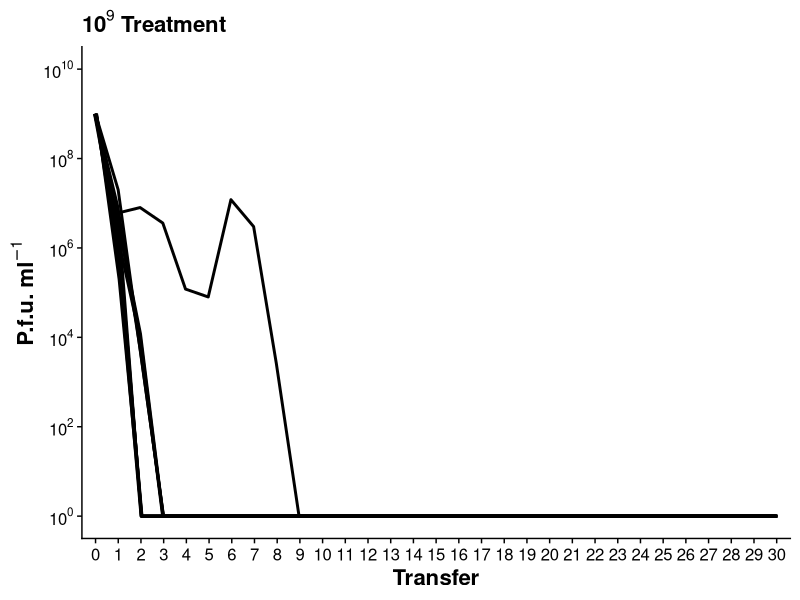
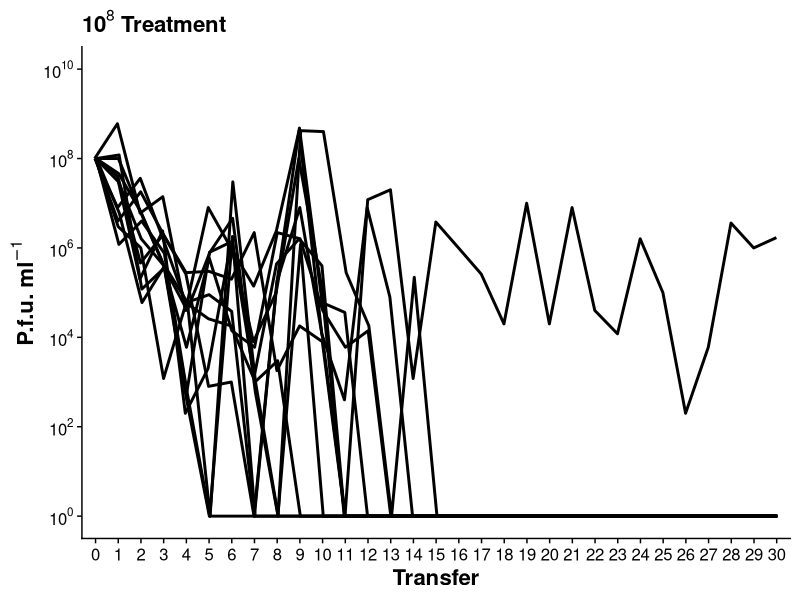
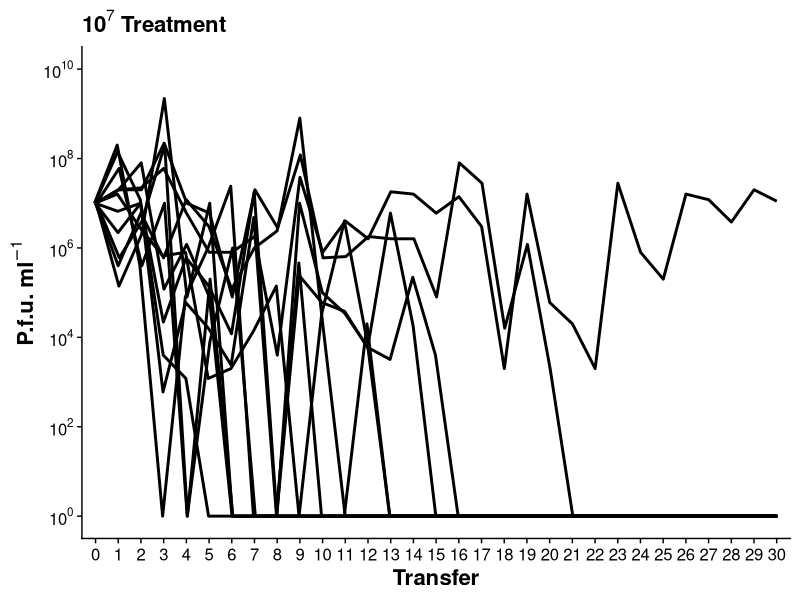
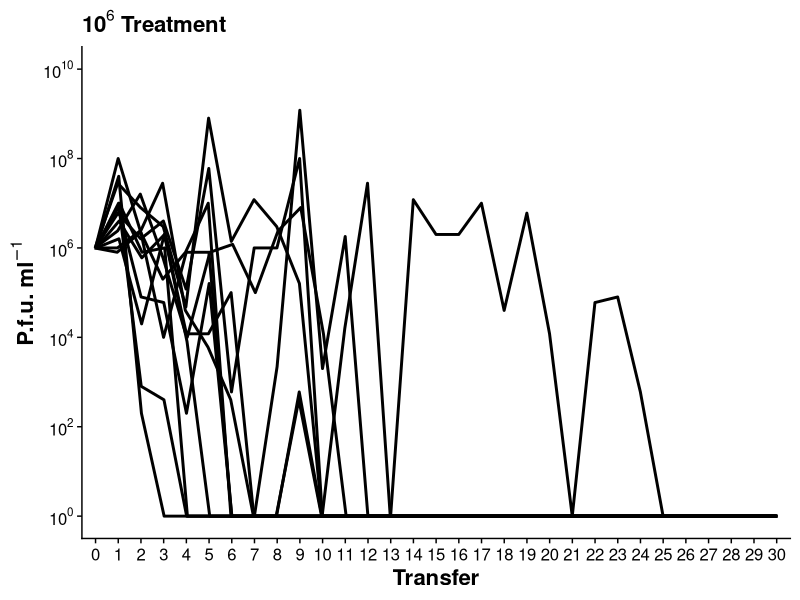

Here is the R script that generated these plots, in order: (Note: this script raises an error after producing the figures.)
#### Paper Figure Generation #####
## Morley et al
## Created 22/5/18 by Jack Common

rm(list=ls())

#### Dependencies ####
library(ggplot2)
library(magrittr)
library(plyr)
library(dplyr)
library(cowplot)
library(scales)

pd <- position_dodge(0.1)

### Figure 1 - Host & phage population dynamics ####
# Phage data ####
raw_titres <- read.csv("./phage_survival/original_data/phage_titre_Jack.csv")
str(data)
raw_titres$Replicate %<>% as.factor()
raw_titres$Timepoint %<>% as.factor()
raw_titres$Treatment %<>% as.factor()

# 10^9 plot ####
nine_plot <- ggplot(aes(y=pfu, x=Timepoint, group=Replicate), 
                    data=subset(raw_titres, Treatment == '9'))+
  
  #geom_point(stat='identity', position=pd)+
  geom_path(stat='identity', position=pd, size=1)+
  
  labs(x='Transfer', y=expression(bold("P.f.u. ml"*{}^{-1}*"")))+
  ggtitle(expression(bold("10"*{}^{9}*" Treatment")))+
  
  theme_cowplot()+
  theme(plot.title = element_text(face="bold", hjust=0, size = 16))+
  theme(axis.title = element_text(face="bold", size=16))+
  
  scale_y_continuous(trans = 'log10',
                     breaks = trans_breaks('log10', function(x) 10^x),
                     labels = trans_format('log10', math_format(10^.x)))+
  coord_cartesian(ylim=c(1,1e+10))+
  
  theme(axis.text = element_text(size=12))
nine_plot

# 10^8 plot ####
eight_plot <- ggplot(aes(y=pfu, x=Timepoint, group=Replicate), 
                     data=subset(raw_titres, Treatment == '8'))+
  
  #geom_point(stat='identity', position=pd)+
  geom_path(stat='identity', position=pd, size=1)+
  
  labs(x='Transfer', y=expression(bold("P.f.u. ml"*{}^{-1}*"")))+
  ggtitle(expression(bold("10"*{}^{8}*" Treatment")))+
  
  theme_cowplot()+
  theme(plot.title = element_text(face="bold", hjust=0, size = 16))+
  theme(axis.title = element_text(face="bold", size=16))+
  scale_y_continuous(trans = 'log10',
                     breaks = trans_breaks('log10', function(x) 10^x),
                     labels = trans_format('log10', math_format(10^.x)))+
  coord_cartesian(ylim=c(1,1e+10))+
  
  theme(axis.text = element_text(size=12))
eight_plot

# 10^7 plot ####
seven_plot <- ggplot(aes(y=pfu, x=Timepoint, group=Replicate), 
                     data=subset(raw_titres, Treatment == '7'))+
  
  #geom_point(stat='identity', position=pd)+
  geom_path(stat='identity', position=pd, size=1)+
  
  labs(x='Transfer', y=expression(bold("P.f.u. ml"*{}^{-1}*"")))+
  ggtitle(expression(bold("10"*{}^{7}*" Treatment")))+
  
  theme_cowplot()+
  theme(plot.title = element_text(face="bold", hjust=0, size = 16))+
  theme(axis.title = element_text(face="bold", size=16))+
  
  scale_y_continuous(trans = 'log10',
                     breaks = trans_breaks('log10', function(x) 10^x),
                     labels = trans_format('log10', math_format(10^.x)))+
  coord_cartesian(ylim=c(1,1e+10))+
  
  theme(axis.text = element_text(size=12))
seven_plot

# 10^6 plot ####
six_plot <- ggplot(aes(y=pfu, x=Timepoint, group=Replicate), 
                   data=subset(raw_titres, Treatment == '6'))+
  
  #geom_point(stat='identity', position=pd)+
  geom_path(stat='identity', position=pd, size=1)+
  
  labs(x='Transfer', y=expression(bold("P.f.u. ml"*{}^{-1}*"")))+
  ggtitle(expression(bold("10"*{}^{6}*" Treatment")))+
  
  theme_cowplot()+
  theme(plot.title = element_text(face="bold", hjust=0, size = 16))+
  theme(axis.title = element_text(face="bold", size=16))+
  
  scale_y_continuous(trans = 'log10',
                     breaks = trans_breaks('log10', function(x) 10^x),
                     labels = trans_format('log10', math_format(10^.x)))+
  coord_cartesian(ylim=c(1,1e+10))+
  
  theme(axis.text = element_text(size=12))
six_plot

# Arrange phage plots ####
all_titres <- plot_grid(nine_plot+labs(x="", y="")+
                          theme(axis.title = element_text(size=21),
                                axis.text = element_text(size=16),
                                plot.title = element_text(size=28)),
                        eight_plot+labs(x="", y="")+
                          theme(axis.title = element_text(size=21),
                                axis.text = element_text(size=16),
                                plot.title = element_text(size=28)),
                        seven_plot+xlab("Transfer")+
                          theme(axis.title.x = element_text(size=25, hjust = 1.15, margin = margin(t=20)),
                                axis.title = element_text(size=21),
                                axis.title.y = element_text(margin=margin(r=20), hjust=1.5),
                                axis.text = element_text(size=16),
                                plot.title = element_text(size=28)),
                        six_plot+labs(x="", y="")+
                          theme(axis.title = element_text(size=21),
                                axis.text = element_text(size=16),
                                plot.title = element_text(size=28)),
                        nrow=2, ncol=2, align = "hv", labels = c("i.", "ii.", "iii.", "iv."), 
                        label_size = 28, label_colour = "red", label_x = .05)
# Host data ####
# Arrange and save Figure 1 ####
Fig1 <- plot_grid(all_titres, #all_cfu,
                  labels=c("A", "B"), label_size = 30,
                  nrow=2)

ggsave("Fig1.png", Fig1, path="./figs/paper/",
       dpi=300, device="png",
       width=54, height=75, units = c("cm"))

### Figure 2 - Evolution of resistance/infectivity ####
infect_resist_evo <- read.csv("./infectivity/summary_data/infect_resist_means.csv")

infect_plot <- ggplot(aes(y=Mean.Infect, x=Timepoint, group=Group), data=infect_resist_evo)+
  geom_point(position = position_dodge(.5),
             size=3)+
  geom_errorbar(aes(ymin=Infect.Lower, ymax=Infect.Upper), 
                position = position_dodge(.5),
                width=0, size=1)+
  #geom_path(stat="identity", size=.8, linetype=2)+
  theme_cowplot()+
  labs(x="Timepoint", y="Infectivity")+
  theme(axis.title = element_text(face="bold", size=16))+
  theme(axis.text = element_text(size=14))+
  theme(axis.title.x = element_text(hjust=1.4))+
  theme(legend.title = element_text(face='bold', size=14))+
  theme(legend.title.align = 0.5)+
  theme(legend.position = 'right')+
  theme(legend.key.width = unit(2, 'cm'))+
  theme(legend.key.height = unit(1, 'cm'))+
  theme(legend.text = element_text(size=14))+
  
  scale_y_continuous(breaks=c(seq(0, 1, 0.1)))+
  scale_x_discrete(breaks=c("t1", "t4", "t9"),
                   labels=c("1", "4", "9"))

resist_plot <- ggplot(aes(y=Mean.Resist, x=Timepoint, group=Group), data=infect_resist_evo)+
  geom_point(position = position_dodge(.5),
             size=3)+
  geom_errorbar(aes(ymin=Resist.Lower, ymax=Resist.Upper), 
                position = position_dodge(.5),
                width=0, size=1)+
  #geom_path(stat="identity", size=.8, linetype=2)+
  theme_cowplot()+
  labs(x="", y="Resistance")+
  theme(axis.title = element_text(face="bold", size=16))+
  theme(axis.text = element_text(size=14))+
  theme(legend.title = element_text(face='bold', size=14))+
  theme(legend.title.align = 0.5)+
  theme(legend.position = 'right')+
  theme(legend.key.width = unit(2, 'cm'))+
  theme(legend.key.height = unit(1, 'cm'))+
  theme(legend.text = element_text(size=14))+
  
  scale_y_continuous(breaks=c(seq(0, 1, 0.1)))+
  scale_x_discrete(breaks=c("t1", "t4", "t9"),
                   labels=c("1", "4", "9"))

Fig2 <- plot_grid(infect_plot, resist_plot,
                  nrow=1, align = "hv", labels = c("A", "B"))

Fig2

ggsave("Fig2.png", Fig2, path="./figs/paper/",
       device="png", dpi=300, width=20, height=10, units = c("cm"))

### Figure 3 - Spacer and phage diversity ####
# The procedure to generate this figure is rather long, so see
# ./sequences/code/coverage_analysis.R

### Figure 4 - Time-shift assay results ####
# Overall - phage ####
timeshift_overall <- read.csv("./time_shift/summary_data/timeshift_means.csv")

timeshift_overall$Environment %<>% relevel(ref="Future")
timeshift_overall$Environment %<>% relevel(ref="Present")
timeshift_overall$Environment %<>% relevel(ref="Past")

coevo_infect_plot <- ggplot(aes(y=Mean.Infect, x=Environment, group=Group), data=timeshift_overall)+
  geom_point(position = position_dodge(.5),
             size=1.5)+
  geom_errorbar(aes(ymin=Infect.Lower, ymax=Infect.Upper), 
                position = position_dodge(.5),
                width=0, size=1)+
  geom_path(stat="identity", size=.8, linetype=2)+
  theme_cowplot()+
  labs(x="Host background", y="Proportion of\nhosts infected")+
  theme(axis.title = element_text(face="bold", size=16))+
  theme(axis.text = element_text(size=14))+
  theme(legend.title = element_text(face='bold', size=14))+
  theme(legend.title.align = 0.5)+
  theme(legend.position = 'right')+
  theme(legend.key.width = unit(2, 'cm'))+
  theme(legend.key.height = unit(1, 'cm'))+
  theme(legend.text = element_text(size=14))+
  
  coord_cartesian(ylim=c(0,1))+
  scale_y_continuous(breaks=c(seq(0, 1, 0.25)))

# Overall - host ####
coevo_resist_plot <- ggplot(aes(y=Mean.Resist, x=Environment, group=Group), data=timeshift_overall)+
  geom_point(position = position_dodge(.5),
             size=1.5)+
  geom_errorbar(aes(ymin=Resist.Lower, ymax=Resist.Upper), 
                position = position_dodge(.5),
                width=0, size=1)+
  geom_path(stat="identity", size=.8, linetype=2)+
  theme_cowplot()+
  labs(x="Host background", y="Proportion of\nhosts resistant")+
  theme(axis.title = element_text(face="bold", size=16))+
  theme(axis.text = element_text(size=14))+
  theme(legend.title = element_text(face='bold', size=14))+
  theme(legend.title.align = 0.5)+
  theme(legend.position = 'right')+
  theme(legend.key.width = unit(2, 'cm'))+
  theme(legend.key.height = unit(1, 'cm'))+
  theme(legend.text = element_text(size=14))+
  
  scale_y_continuous(breaks=c(seq(0, 1, 0.25)))+
  coord_cartesian(ylim=c(0,1))

# By timepoint - phage ####
timepoint_TS_contrasts <- read.csv("./time_shift/summary_data/timepoint_contrasts.csv")
infect_plot <- ggplot(aes(y=Mean.Infect, x=Host, Group=Phage), data=timepoint_TS_contrasts)+
  geom_bar(stat="identity",aes(fill=Phage), position = position_dodge(.5),
           width=.5)+
  geom_errorbar(aes(ymin=Infect.Lower, ymax=Infect.Upper), 
                position = position_dodge(.5),
                width=0, size=1)+
  geom_path(stat="identity")+
  theme_cowplot()+
  labs(x="Host background", y="Proportion of\nhosts infected")+
  scale_x_discrete(breaks=c("t1", "t4", "t9"),
                   labels=c("1", "4", "9"))+
  coord_cartesian(ylim=c(0,1))+
  scale_y_continuous(breaks=c(seq(0,1,0.25)))+
  scale_fill_discrete(name="Phage\nbackground",
                      breaks=c("t1", "t4", "t9"),
                      labels=c("1", "4", "9"))+
  
  theme(axis.title = element_text(face="bold", size=16))+
  theme(axis.text = element_text(size=14))+
  theme(legend.title = element_text(face='bold', size=14))+
  theme(legend.title.align = 0.5)+
  theme(legend.position = 'right')+
  theme(legend.key.width = unit(1, 'cm'))+
  theme(legend.key.height = unit(1, 'cm'))+
  theme(legend.text = element_text(size=14))


# By timepoint - host ####
resist_plot <- ggplot(aes(y=Mean.Resist, x=Host, Group=Phage), data=timepoint_TS_contrasts)+
  geom_bar(stat="identity",aes(fill=Phage), position = position_dodge(.5),
           width=.5)+
  geom_errorbar(aes(ymin=Resist.Lower, ymax=Resist.Upper), 
                position = position_dodge(.5),
                width=0, size=1)+
  geom_path(stat="identity")+
  theme_cowplot()+
  labs(x="Host background", y="Proportion of\nhosts resistant")+
  scale_x_discrete(breaks=c("t1", "t4", "t9"),
                   labels=c("1", "4", "9"))+
  coord_cartesian(ylim=c(0,1))+
  scale_y_continuous(breaks=c(seq(0,1,0.25)))+
  scale_fill_discrete(name="Phage\nbackground",
                      breaks=c("t1", "t4", "t9"),
                      labels=c("1", "4", "9"))+
  
  theme(axis.title = element_text(face="bold", size=16))+
  theme(axis.text = element_text(size=14))+
  theme(legend.title = element_text(face='bold', size=14))+
  theme(legend.title.align = 0.5)+
  theme(legend.position = 'right')+
  theme(legend.key.width = unit(1, 'cm'))+
  theme(legend.key.height = unit(1, 'cm'))+
  theme(legend.text = element_text(size=14))

# Phage FSD scores ####
FSD_means <- read.csv("./time_shift/summary_data/FSD_means.csv")
FSD_phage <- ggplot(aes(x=Timepoint, y=Phage), data=FSD_means)+
  geom_point(size=3)+
  geom_errorbar(aes(ymin=Phage-(1.96*Phage.SE), ymax=Phage+(1.96*Phage.SE)),
                size=.8, width=0)+
  theme_cowplot()+
  labs(y="MS(GxE)/MS(E) phage")+
  scale_x_discrete(name="Timepoint",
                   breaks=c("t1", "t4", "t9"),
                   labels=c("1", "4", "9"))+
  
  theme(axis.title = element_text(face="bold", size=16))+
  theme(axis.text = element_text(size=14))+
  theme(plot.title = element_text(hjust=0.5, face="bold"))+
  coord_cartesian(ylim=c(0,0.21166618))
FSD_phage


# Host FSD scores ####
FSD_host <- ggplot(aes(x=Timepoint, y=Host), data=FSD_means)+
  geom_point(size=3)+
  geom_errorbar(aes(ymin=Host-(1.96*Host.SE), ymax=Host+(1.96*Host.SE)),
                size=.8, width=0)+
  theme_cowplot()+
  labs(y="MS(GxE)/MS(E) host")+
  scale_x_discrete(name="Timepoint",
                   breaks=c("t1", "t4", "t9"),
                   labels=c("1", "4", "9"))+
  
  theme(axis.title = element_text(face="bold", size=16))+
  theme(axis.text = element_text(size=14))+
  theme(plot.title = element_text(hjust=0.5, face="bold"))+
  coord_cartesian(ylim=c(0, 0.21166618))
FSD_host

# Make Fig4 ####

Fig4_left <- plot_grid(coevo_infect_plot, 
                       infect_plot+
                          theme(legend.position = c(0.5, -.35),
                                legend.background = element_blank(),
                                legend.direction = "horizontal",
                                plot.margin = unit(c(0, 0, 2, 0), "cm")), FSD_phage,
                       ncol=1, align = "hv", axis = "l", labels=c("A", "C", "E"))

Fig4_right <- plot_grid(coevo_resist_plot, 
                        resist_plot+
                            theme(legend.position = "none",
                                  plot.margin = unit(c(0, 0, 2, 0), "cm")), 
                        FSD_host,
                  ncol=1, align = "hv", axis = "l", labels = c("B", "D", "F"))

Fig4 <- plot_grid(Fig4_left, Fig4_right,
                  ncol=2, align = "hv", axis="l")
Fig4

ggsave("Fig4.png", Fig4, path="./figs/paper/",
       device="png", dpi=300, width=25, height=30, units = c("cm"))
#### Figure 5 - Phage and host genotype dynamics ####

#### Relative frequencies of spacers ####
unique_spacers <- read.csv("./sequences/summary_data/unique_spacers_noseqs.csv")

unique_spacers$RelativeFrequency <- unique_spacers$n/12

unique1 <- unique_spacers %>% 
  group_by(Timepoint, SpacerMiddle) %>% 
  slice(1L)

unique1$SpacerMiddle %<>% as.factor()

unique1$group[unique1$SpacerMiddle %in% c("883", "10732", "23585", "32567")] <- c("0.08", "",
                                                                                  "", "",
                                                                                  "0.83","1", 
                                                                                  "1", "0.08")

spacer_RelFreq <- ggplot(aes(y=RelativeFrequency, x=Timepoint, Group=SpacerMiddle), data=unique1)+
  geom_point(stat="identity", aes(colour=SpacerMiddle), position=position_dodge(.3), size=2.5)+
  geom_path(aes(group=SpacerMiddle), linetype=2, position = position_dodge(.3), size=.7)+
  geom_text(aes(label=group), position = position_identity(), size=5, face="bold")+
  #facet_wrap(~Replicate)+
  #geom_text(aes(label=group))+
  theme_cowplot()+
  labs(x="Timepoint", y="Frequency")+
  scale_x_discrete(breaks=c("t1", "t4", "t9"),
                   labels=c("1", "4", "9"))+
  theme(legend.position = "none",
        panel.grid.minor = element_blank(),
        axis.title = element_text(size=20),
        axis.title.y = element_text(margin=margin(r=10)),
        axis.text = element_text(size=16))

spacer_RelFreq

Fig5 <- plot_grid(spacer_RelFreq, #phage_RelFreq
                  nrow=2, align = "hv", labels = c("A", "B"))
Fig5

ggsave("Fig5.png", Fig5, path="./figs/paper/",
       device="png", dpi=300, width=25, height=30, units = c("cm"))

